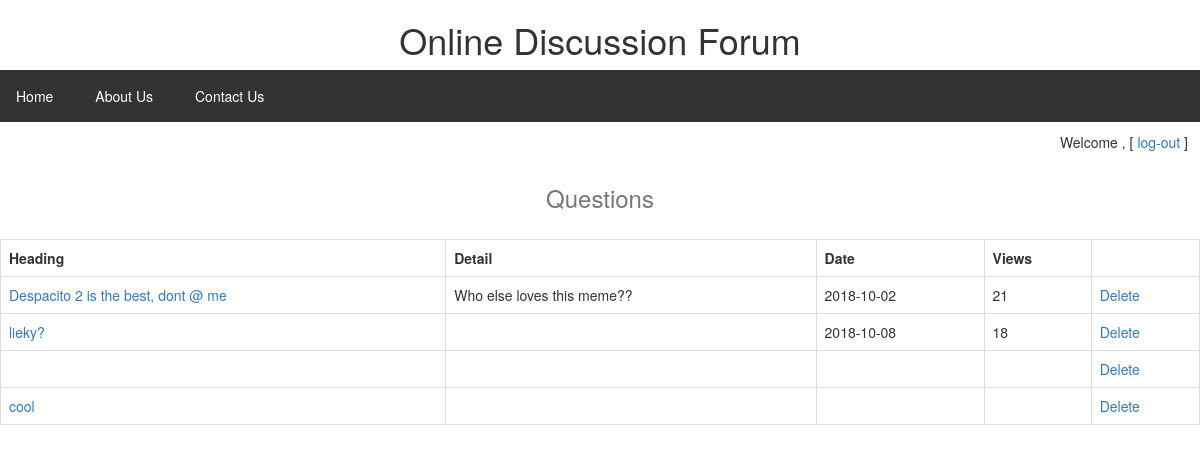
The app's page /admin/ques.php with its own data.
### tables this page shows
CREATE TABLE IF NOT EXISTS `question` (
  `QUESTION_ID` int(11) NOT NULL AUTO_INCREMENT,
  `HEADING` varchar(100) NOT NULL,
  `QUESTION_DETAIL` varchar(100) NOT NULL,
  `D_TIME` date DEFAULT NULL,
  `VIEWS` int(11) DEFAULT NULL,
  `USER_ID` int(11) NOT NULL,
  `TOPIC_ID` int(11) NOT NULL,
  PRIMARY KEY (`QUESTION_ID`),
  KEY `TOPIC_ID` (`TOPIC_ID`)
);

### admin/utility.php (called while the page is built, shortened)
<?php
	function ExecuteGetQuery($sql){
		$con = mysqli_connect ("localhost","root","","meme");
		$rows = mysqli_query($con, $sql) or die ("Query fail: ".mysqli_error($con));
		return $rows;
	}
?>

### admin/ques.php (the view, shortened to what this page needs)
<?php
	require('header.php');
	require('checkUser.php');
	$sql = "SELECT * FROM QUESTION ORDER BY VIEWS DESC,D_TIME DESC";
	$res = ExecuteGetQuery($sql);
	$no_of_rows = mysqli_num_rows($res);
	if($no_of_rows > 0){
		echo "
		<table class='table table-hover table-bordered'>
		<caption><h3>Questions<h3></caption>
		<tr>
			<th>Heading</th>
			<th>Detail</th>
			<th>Date</th>
			<th>Views</th>
			<th></th>
		</tr>";
		while($row = mysqli_fetch_array($res)){
			echo "
			<tr>
			<td><a href='questionview.php?qid=$row[QUESTION_ID]'>$row[HEADING]</a></td>
			<td>$row[QUESTION_DETAIL]</td>
			<td>$row[D_TIME]</td>
			<td>$row[VIEWS]</td>
			<td><a href='deleteques.php?qid=$row[QUESTION_ID]'>Delete</a></td>
			</tr>
			";
		}
		echo "</table>";
	}
	else{
		echo "<h3>No Questions</h3>";
	}
?>

### admin/header.php (style rules this page uses)
h2,h3,h4,h5 { text-align: center; }

### records on screen
question: HEADING "Despacito 2 is the best, dont @ me", QUESTION_DETAIL "Who else loves this meme??", D_TIME "2018-10-02", VIEWS "21"
question: HEADING "lieky?", D_TIME "2018-10-08", VIEWS "18"
question: HEADING "cool"
